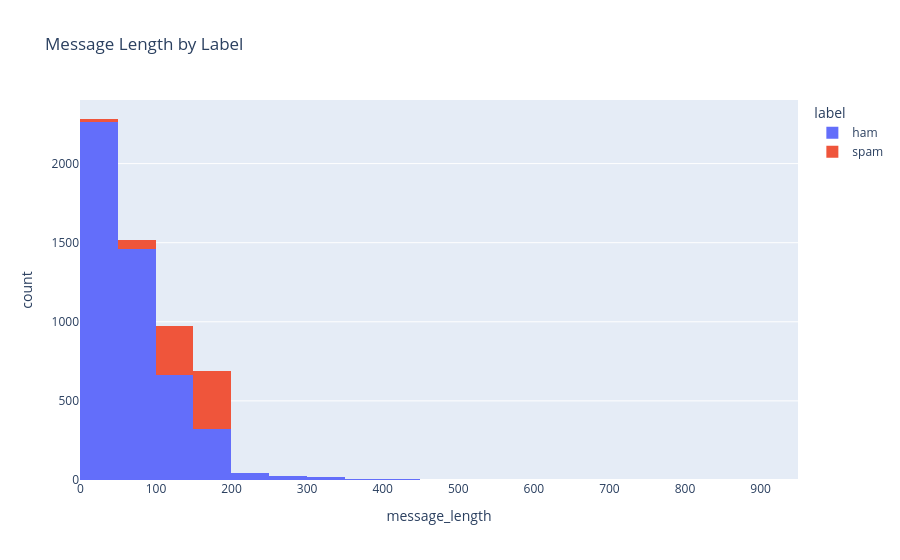

Notebook cell for this chart:
### Markdown cell above
# Exploratory Data Analysis

Inspect the SMS spam dataset before modeling.

### Code cell
from pathlib import Path
import sys

import pandas as pd
import plotly.express as px

PROJECT_ROOT = Path.cwd().parent if Path.cwd().name == 'notebooks' else Path.cwd()
if str(PROJECT_ROOT) not in sys.path:
    sys.path.insert(0, str(PROJECT_ROOT))

DATA_PATH = PROJECT_ROOT / 'data' / 'processed' / 'SMSSpamCollection.txt'
messages = pd.read_csv(DATA_PATH, sep='\t', names=['label', 'message'])
messages['message_length'] = messages['message'].astype(str).str.len()
messages['word_count'] = messages['message'].astype(str).str.split().str.len()
messages.head()

class_counts = messages['label'].value_counts().reset_index()
class_counts.columns = ['label', 'count']
print(messages.info())
print(class_counts)
px.pie(class_counts, names='label', values='count', hole=0.45, title='Spam vs Ham Distribution')
px.histogram(messages, x='message_length', color='label', nbins=30, title='Message Length by Label')

### Figure 1 — Plotly figure (JSON) as saved in the notebook; plotly's stock layout.template omitted (floating-point values rounded to 4 significant figures; data arrays with more than 128 entries replaced by an {"elided": "..."} marker saying what was removed)
{"data": [{"bingroup": "x", "hovertemplate": "label=ham<br>message_length=%{x}<br>count=%{y}<extra></extra>", "legendgroup": "ham", "marker": {"color": "#636efa", "pattern": {"shape": ""}}, "name": "ham", "nbinsx": 30, "orientation": "v", "showlegend": true, "type": "histogram", "x": {"elided": "4825 int values"}, "xaxis": "x", "yaxis": "y"}, {"bingroup": "x", "hovertemplate": "label=spam<br>message_length=%{x}<br>count=%{y}<extra></extra>", "legendgroup": "spam", "marker": {"color": "#EF553B", "pattern": {"shape": ""}}, "name": "spam", "nbinsx": 30, "orientation": "v", "showlegend": true, "type": "histogram", "x": {"elided": "747 int values"}, "xaxis": "x", "yaxis": "y"}], "layout": {"barmode": "relative", "legend": {"title": {"text": "label"}, "tracegroupgap": 0}, "title": {"text": "Message Length by Label"}, "xaxis": {"anchor": "y", "domain": [0, 1], "title": {"text": "message_length"}}, "yaxis": {"anchor": "x", "domain": [0, 1], "title": {"text": "count"}}}}
